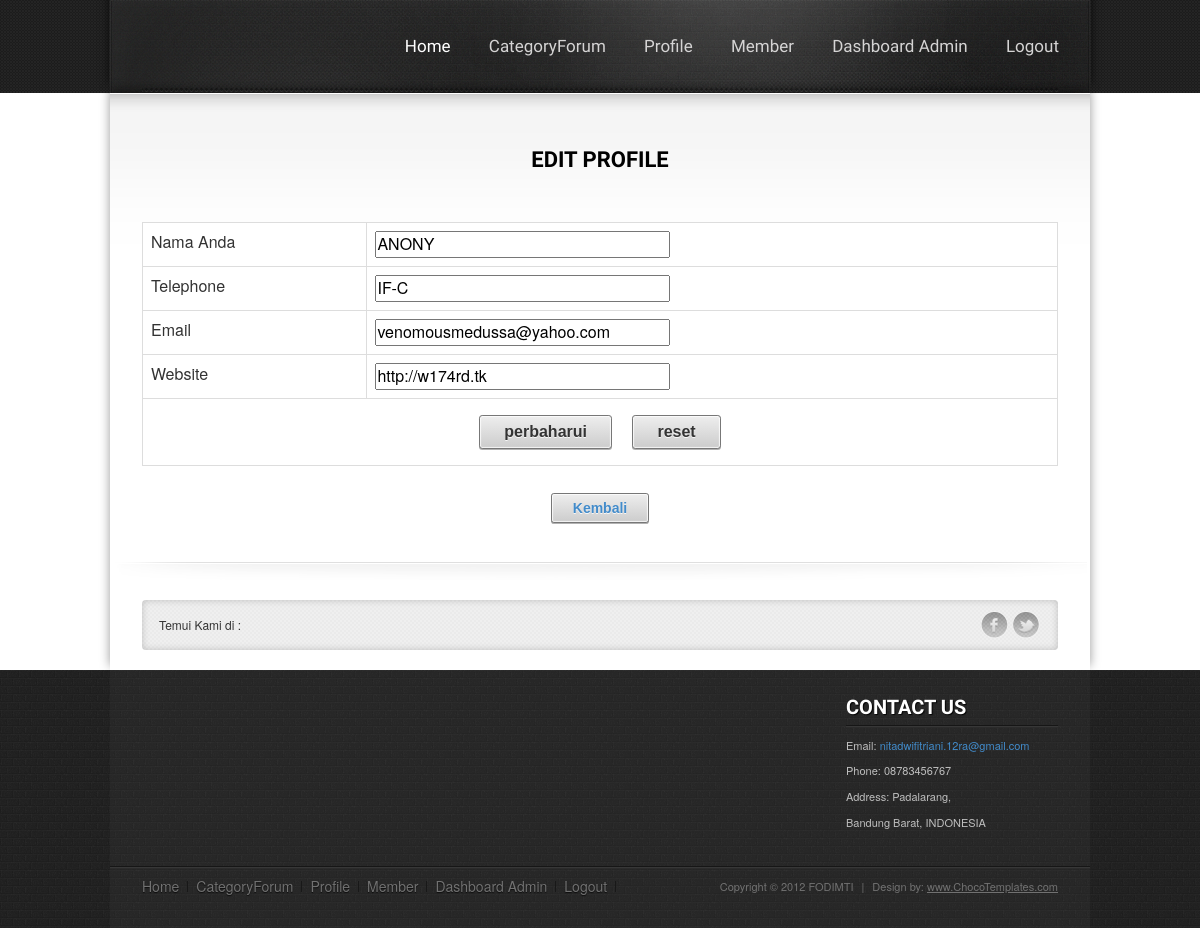
/editprofil.php (signed in), run on the app's committed database.
### tables this page shows
CREATE TABLE IF NOT EXISTS `users` (
  `idu` int(11) NOT NULL AUTO_INCREMENT,
  `nama` varchar(20) NOT NULL,
  `email` varchar(30) NOT NULL,
  `password` varchar(300) NOT NULL,
  `nope` varchar(20) NOT NULL,
  `tanggal` text NOT NULL,
  `web` varchar(100) NOT NULL,
  `avatar` varchar(100) NOT NULL,
  `jml_posting` int(6) NOT NULL,
  `jabat` varchar(50) NOT NULL,
  PRIMARY KEY (`idu`)
);

### editprofil.php (the view, shortened to what this page needs)
<?php if(isset($_SESSION['id_user'])){ ?>
<html lang="en">
<head>
	<link rel="stylesheet" href="css/style.css" type="text/css" media="all" />
	<link rel="stylesheet" href="css/bootstrap.css" type="text/css"/>
</head>
<body>
	<div class="wrapper">
		<header class="header">
			<div class="shell">
				<div class="header-top">
					<nav id="navigation">
					<?php
					if(!isset($_SESSION['id_user'])){
					?>
						<a href="#" class="nav-btn">Home<span></span></a>
						<ul>
							<li class="active home"><a href="home.php">Home</a></li>
							<li><a href="category.php">CategoryForum</a></li>
							<li><a href="about.php">Abouts</a></li>
							<li><a href="member.php">Member</a></li>
							<li><a href="login.php">Login</a></li>
						</ul>
						<?php }else{ ?>
						<ul>
							<li class="active home"><a href="home.php">Home</a></li>
							<li><a href="category.php">CategoryForum</a></li>
							<li><a href="profil.php">Profile</a></li>
							<li><a href="member.php">Member</a></li>
							<?php if($_SESSION['jabat'] == "admin"){ echo "<li><a href='control/index.php'>Dashboard Admin</a></li>";} ?>
							<li><a href="logout.php">Logout</a></li>
						</ul>
						<?php } ?>
					</nav>
				</div>
			</div>
		</header>
		<div class="shell">
			<div class="main">
				<section class="content">
					<center><h2>EDIT PROFILE</h2></center>
			<br>
<form method="post" action="editprofilkirim.php" enctype="multipart/form-data">
<?php
	$id = $_SESSION['id_user'];
	$sql="SELECT * FROM users where idu=$id";
	$result=mysql_query($sql);
	$rows=mysql_fetch_array($result);
?>
<center>
<div class="table-responsive">
<table class="table table-bordered table-hover table-striped tablesorter">
<tr>
	<td>Nama Anda</td>
	<td><input type="text" name="nama" size="30" value="<?php echo $rows['nama']; ?>" /></td>
</tr>
<tr>
	<td>Telephone </td>
	<td><input type="text" name="nope" size="30" value="<?php echo $rows['nope']; ?>" /></td>
</tr>
<tr>
	<td>Email</td>
	<td><input type="text" name="email" size="30" value="<?php echo $rows['email']; ?>" /></td>
</tr>
<tr>
	<td>Website</td>
	<td><input type="text" name="web" size="30" value="<?php echo $rows['web']; ?>" /></td>
</tr>
<tr>
	<td colspan="2" align="center">
		<input type="submit" name="submit" class="button" value="perbaharui"/>
		<input type="reset" name="reset" class="button" id="submit_btn" value="reset" />
	</td>
</tr>
</table>
</div>
</center>
</form>
<center><button class="button"><a onClick="self.history.back()"><b>Kembali</b></a></button></center>
				</section>
				<div class="socials">
					<p>Temui Kami di :</p>
					<ul>
						<li><a href="https://www.facebook.com/ghani.yudhistira" class="facebook-ico">facebook-ico</a></li>
						<li><a href="https://twitter.com/ghanyyudhistira" class="twitter-ico">twitter-ico</a></li>
					</ul>
				</div>
			</div>
		</div>
		<div id="footer">
			<div class="shell">
				<div class="footer-cols">
					<div class="col" style="float : right;">
						<h2>CONTACT us</h2>
						<p>Email: <a href="#">nitadwifitriani.12ra@gmail.com</a></p>
						<p>Phone: 08783456767</p>
						<p>Address: Padalarang,</p>
						<p>Bandung Barat, INDONESIA</p>
					</div>
				</div>
				<div class="footer-bottom">
					<div class="footer-nav">
						<ul>
							<?php
					if(!isset($_SESSION['id_user'])){
					?>
							<li class="active home"><a href="home.php">Home</a></li>
							<li><a href="category.php">CategoryForum</a></li>
							<li><a href="about.php">Abouts</a></li>
							<li><a href="member.php">Member</a></li>
							<li><a href="login.php">Login</a></li>
						<?php }else{ ?>
							<li class="active home"><a href="home.php">Home</a></li>
							<li><a href="category.php">CategoryForum</a></li>
							<li><a href="profil.php">Profile</a></li>
							<li><a href="member.php">Member</a></li>
							<?php if($_SESSION['jabat'] == "admin"){ echo "<li><a href='control/index.php'>Dashboard Admin</a></li>";} ?>
							<li><a href="logout.php">Logout</a></li>
						<?php } ?>
						</ul>
					</div>
					<p class="copy">Copyright &copy; 2012 FODIMTI<span>|</span>Design by: <a href="http://chocotemplates.com" target="_blank">www.ChocoTemplates.com</a></p>
				</div>
			</div>
		</div>
	</div>
</body>
</html>
<?php
}else{ ?>
<script language="JavaScript"> document.location='login.php'</script><?php
}
?>

### data on the page
users: nama "ANONY", nope "IF-C", email "venomousmedussa@yahoo.com", web "http://w174rd.tk"
